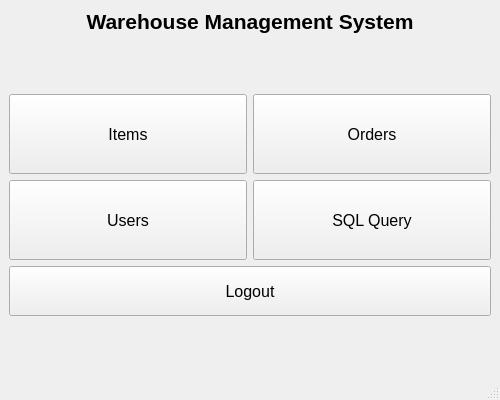
<?xml version="1.0" encoding="UTF-8"?>
<ui version="4.0">
 <class>MainWindow</class>
 <widget class="QMainWindow" name="MainWindow">
  <property name="geometry">
   <rect>
    <x>0</x>
    <y>0</y>
    <width>500</width>
    <height>400</height>
   </rect>
  </property>
  <property name="windowTitle">
   <string>WMS - Main</string>
  </property>
  <widget class="QWidget" name="centralwidget">
   <layout class="QVBoxLayout" name="verticalLayout">
    <item>
     <widget class="QLabel" name="titleLabel">
      <property name="font">
       <font>
        <pointsize>16</pointsize>
        <bold>true</bold>
       </font>
      </property>
      <property name="text">
       <string>Warehouse Management System</string>
      </property>
      <property name="alignment">
       <set>Qt::AlignCenter</set>
      </property>
     </widget>
    </item>
    <item>
     <spacer name="verticalSpacer">
      <property name="orientation">
       <enum>Qt::Vertical</enum>
      </property>
      <property name="sizeHint" stdset="0">
       <size>
        <width>20</width>
        <height>40</height>
       </size>
      </property>
     </spacer>
    </item>
    <item>
     <layout class="QGridLayout" name="gridLayout">
      <item row="0" column="0">
       <widget class="QPushButton" name="itemsButton">
        <property name="minimumSize">
         <size>
          <width>0</width>
          <height>80</height>
         </size>
        </property>
        <property name="font">
         <font>
          <pointsize>12</pointsize>
         </font>
        </property>
        <property name="text">
         <string>Items</string>
        </property>
       </widget>
      </item>
      <item row="0" column="1">
       <widget class="QPushButton" name="ordersButton">
        <property name="minimumSize">
         <size>
          <width>0</width>
          <height>80</height>
         </size>
        </property>
        <property name="font">
         <font>
          <pointsize>12</pointsize>
         </font>
        </property>
        <property name="text">
         <string>Orders</string>
        </property>
       </widget>
      </item>
      <item row="1" column="0">
       <widget class="QPushButton" name="usersButton">
        <property name="minimumSize">
         <size>
          <width>0</width>
          <height>80</height>
         </size>
        </property>
        <property name="font">
         <font>
          <pointsize>12</pointsize>
         </font>
        </property>
        <property name="text">
         <string>Users</string>
        </property>
       </widget>
      </item>
      <item row="1" column="1">
       <widget class="QPushButton" name="sqlQueryButton">
        <property name="minimumSize">
         <size>
          <width>0</width>
          <height>80</height>
         </size>
        </property>
        <property name="font">
         <font>
          <pointsize>12</pointsize>
         </font>
        </property>
        <property name="text">
         <string>SQL Query</string>
        </property>
       </widget>
      </item>
     </layout>
    </item>
    <item>
     <widget class="QPushButton" name="logoutButton">
      <property name="minimumSize">
       <size>
        <width>0</width>
        <height>50</height>
       </size>
      </property>
      <property name="font">
       <font>
        <pointsize>12</pointsize>
       </font>
      </property>
      <property name="text">
       <string>Logout</string>
      </property>
     </widget>
    </item>
    <item>
     <spacer name="verticalSpacer_2">
      <property name="orientation">
       <enum>Qt::Vertical</enum>
      </property>
      <property name="sizeHint" stdset="0">
       <size>
        <width>20</width>
        <height>40</height>
       </size>
      </property>
     </spacer>
    </item>
   </layout>
  </widget>
  <widget class="QStatusBar" name="statusbar"/>
 </widget>
 <resources/>
 <connections/>
</ui>
